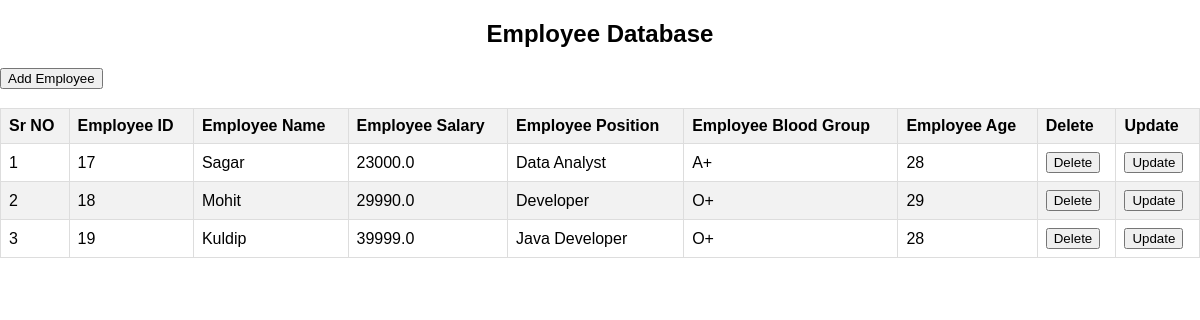
/s/, run on the app's committed database.
### crudapp/models.py (models this page shows)
class Employee(models.Model):
    name = models.CharField(max_length=20)
    salary = models.FloatField()
    position = models.CharField(max_length=30)
    blood_g = models.CharField(max_length=50)
    age = models.IntegerField()

### crudapp/views.py (the view)
# urls.py: path('s/',views.show),
def show(request):
    emp=Employee.objects.all()
    context={}
    context["employee"]=emp
    return render(request,"table.html",context)

### template/table.html (shortened to what this page needs)
<!DOCTYPE html>
<html lang="en">
<head>
</head>
<body>
<h2>Employee Database</h2>
<table>
    <tr><a href="/"><button type="button">Add Employee</button></a></tr>
    <tr>
        <th>Sr NO</th>
        <th>Employee ID</th>
        <th>Employee Name</th>
        <th>Employee Salary</th>
        <th>Employee Position</th>
        <th>Employee Blood Group</th>
        <th>Employee Age</th>
        <th>Delete</th>
        <th>Update</th>
    </tr>
    {% for i in employee %}
    <tr>
        <td>{{forloop.counter}}</td>
        <td>{{i.id}}</td>
        <td>{{i.name}}</td>
        <td>{{i.salary}}</td>
        <td>{{i.position}}</td>
        <td>{{i.blood_g}}</td>
        <td>{{i.age}}</td>
        <td><a href="/delete/{{i.id}}"><button type="delete">Delete</button></a></td>
        <td><a href="/update/{{i.id}}"><button type="update">Update</button></a></td>
    {% endfor %}
    </tr>
</table>
</body>
</html>

### template/table.html (style rules this page uses)
body { font-family: Arial, sans-serif; margin: 0; padding: 0; }
h2 { text-align: center; margin-top: 20px; }
table { width: 100%; border-collapse: collapse; margin-top: 20px; }
th, td { border: 1px solid #dddddd; padding: 8px; text-align: left; }
th { background-color: #f2f2f2; }
tr:nth-child(even) { background-color: #f2f2f2; }

### data on the page
Employee: id "17", name "Sagar", salary "23000.0", position "Data Analyst", blood_g "A+", age "28"
Employee: id "18", name "Mohit", salary "29990.0", position "Developer", blood_g "O+", age "29"
Employee: id "19", name "Kuldip", salary "39999.0", position "Java Developer", blood_g "O+", age "28"
